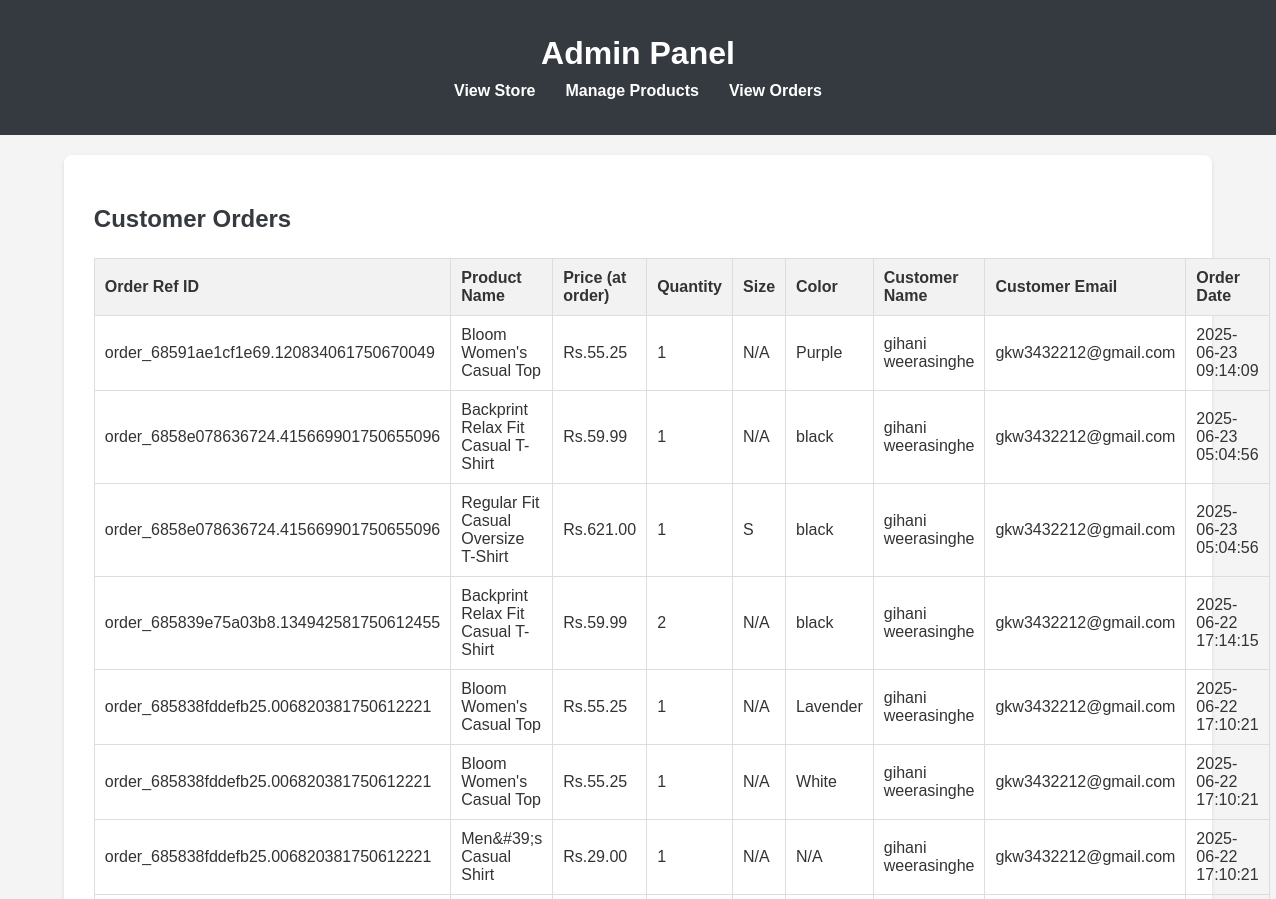
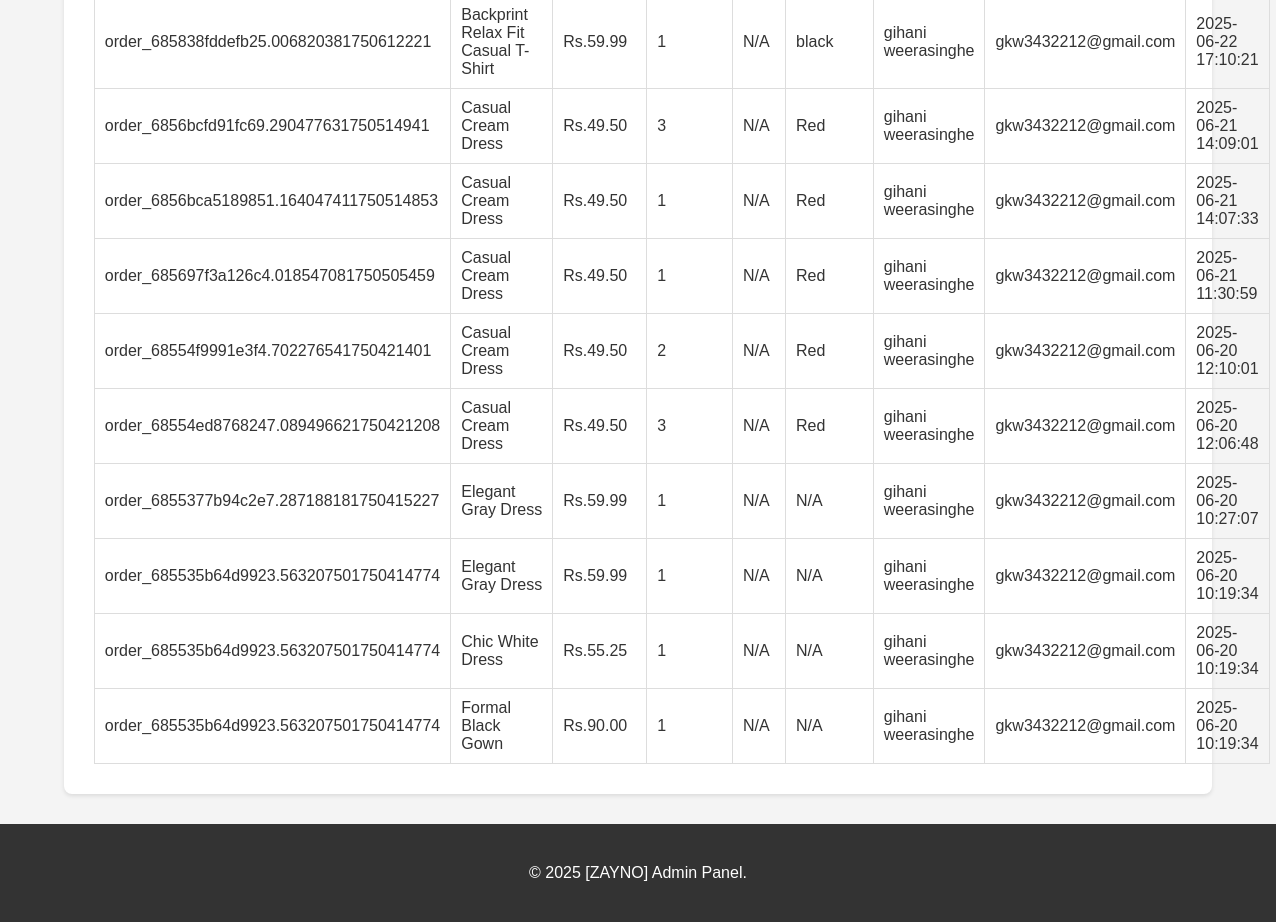
/SecondBanner_view_orders.php, run on the app's committed database (2 pictures, top to bottom).
### tables this page shows
CREATE TABLE `secondbannerorder` (
  `id` int(11) NOT NULL,
  `order_reference_id` varchar(255) NOT NULL,
  `product_id` int(11) NOT NULL,
  `product_name` varchar(255) NOT NULL,
  `product_price` decimal(10,2) NOT NULL,
  `quantity` int(11) NOT NULL,
  `customer_name` varchar(255) NOT NULL,
  `customer_email` varchar(255) NOT NULL,
  `order_date` timestamp NOT NULL DEFAULT current_timestamp(),
  `selected_size` varchar(50) DEFAULT NULL,
  `selected_color` varchar(50) DEFAULT NULL
);

### SecondBanner_view_orders.php (the view, shortened to what this page needs)
<?php
include 'SecondBanner_config.php';
?>
<!DOCTYPE html>
<html lang="en">
<head>
    <link rel="stylesheet" href="SecondBanner.css">
</head>
<body>
    <header>
        <div class="container">
            <h1>Admin Panel</h1>
            <nav>
                <ul>
                    <li><a href="SecondBanner_index.php">View Store</a></li>
                    <li><a href="SecondBanner_admin.php">Manage Products</a></li>
                    <li><a href="SecondBanner_view_orders.php">View Orders</a></li>
                </ul>
            </nav>
        </div>
    </header>
    <main class="container">
        <section class="admin-panel">
            <h2>Customer Orders</h2>
            <table class="admin-table">
                <thead>
                    <tr>
                        <th>Order Ref ID</th>
                        <th>Product Name</th>
                        <th>Price (at order)</th>
                        <th>Quantity</th>
                        <th>Size</th>
                        <th>Color</th>
                        <th>Customer Name</th>
                        <th>Customer Email</th>
                        <th>Order Date</th>
                    </tr>
                </thead>
                <tbody>
                    <?php
                    $sql = "SELECT id, order_reference_id, product_id, product_name, product_price, quantity, customer_name, customer_email, order_date, selected_size, selected_color FROM SecondBannerOrder ORDER BY order_date DESC";
                    $result = $conn->query($sql);
                    if ($result->num_rows > 0) {
                        while($row = $result->fetch_assoc()) {
                    ?>
                        <tr>
                            <td><?php echo htmlspecialchars($row["order_reference_id"]); ?></td>
                            <td><?php echo htmlspecialchars($row["product_name"]); ?></td>
                            <td>Rs.<?php echo number_format($row["product_price"], 2); ?></td>
                            <td><?php echo htmlspecialchars($row["quantity"]); ?></td>
                            <td><?php echo htmlspecialchars($row["selected_size"] ?: 'N/A'); ?></td>
                             <td><?php echo htmlspecialchars($row["selected_color"] ?: 'N/A'); ?></td>
                            <td><?php echo htmlspecialchars($row["customer_name"]); ?></td>
                            <td><?php echo htmlspecialchars($row["customer_email"]); ?></td>
                            <td><?php echo htmlspecialchars($row["order_date"]); ?></td>
                        </tr>
                    <?php
                        }
                    } else {
                        echo "<tr><td colspan='7'>No orders found yet.</td></tr>";
                    }
                    ?>
                </tbody>
            </table>
        </section>
    </main>
    <footer>
        <div class="container">
            <p>&copy; <?php echo date("Y"); ?> [ZAYNO] Admin Panel.</p>
        </div>
    </footer>
</body>
</html>

### SecondBanner.css (style rules this page uses)
body { font-family: Arial, sans-serif; margin: 0; padding: 0; background-color: #f4f4f4; color: #333; }
.container { width: 90%; margin: 20px auto; max-width: 1200px; padding: 0 15px; }
footer { background-color: #333; color: white; padding: 20px 0; margin-top: 30px; }

### SecondBanner_view_orders.php (style rules this page uses)
header { background-color: #343a40; color: white; padding: 15px 0; text-align: center; }
header h1 { margin: 0; font-size: 2em; }
nav ul { list-style: none; padding: 0; margin: 10px 0 0; display: flex; justify-content: center; }
nav ul li { margin: 0 15px; }
nav ul li a { color: white; text-decoration: none; font-weight: bold; }
footer { background-color: #333; color: white; text-align: center; padding: 20px 0; margin-top: 30px; margin-bottom: 0; }
.admin-panel { background-color: white; padding: 30px; border-radius: 8px; box-shadow: 0 2px 4px rgba(0, 0, 0, 0.1); }
.admin-panel h2 { color: #343a40; margin-bottom: 25px; }
.admin-table { width: 100%; border-collapse: collapse; margin-top: 20px; }
.admin-table th, .admin-table td { border: 1px solid #ddd; padding: 10px; text-align: left; }
.admin-table th { background-color: #f2f2f2; font-weight: bold; }

### data on the page
secondbannerorder: order_reference "order_68591ae1cf1e69.120834061750670049", product_name "Bloom Women's Casual Top", product_price "55.25", quantity "1", selected_size "N/A", selected_color "Purple", customer_name "gihani weerasinghe", customer_email "gkw3432212@gmail.com", order_date "2025-06-23 09:14:09"
secondbannerorder: order_reference "order_6858e078636724.415669901750655096", product_name "Backprint Relax Fit Casual T-Shirt", product_price "59.99", quantity "1", selected_size "N/A", selected_color "black", customer_name "gihani weerasinghe", customer_email "gkw3432212@gmail.com", order_date "2025-06-23 05:04:56"
secondbannerorder: order_reference "order_6858e078636724.415669901750655096", product_name "Regular Fit Casual Oversize T-Shirt", product_price "621.00", quantity "1", selected_size "S", selected_color "black", customer_name "gihani weerasinghe", customer_email "gkw3432212@gmail.com", order_date "2025-06-23 05:04:56"
secondbannerorder: order_reference "order_685839e75a03b8.134942581750612455", product_name "Backprint Relax Fit Casual T-Shirt", product_price "59.99", quantity "2", selected_size "N/A", selected_color "black", customer_name "gihani weerasinghe", customer_email "gkw3432212@gmail.com", order_date "2025-06-22 17:14:15"
secondbannerorder: order_reference "order_685838fddefb25.006820381750612221", product_name "Bloom Women's Casual Top", product_price "55.25", quantity "1", selected_size "N/A", selected_color "Lavender", customer_name "gihani weerasinghe", customer_email "gkw3432212@gmail.com", order_date "2025-06-22 17:10:21"
secondbannerorder: order_reference "order_685838fddefb25.006820381750612221", product_name "Bloom Women's Casual Top", product_price "55.25", quantity "1", selected_size "N/A", selected_color "White", customer_name "gihani weerasinghe", customer_email "gkw3432212@gmail.com", order_date "2025-06-22 17:10:21"
secondbannerorder: order_reference "order_685838fddefb25.006820381750612221", product_name "Men&#39;s Casual Shirt", product_price "29.00", quantity "1", selected_size "N/A", selected_color "N/A", customer_name "gihani weerasinghe", customer_email "gkw3432212@gmail.com", order_date "2025-06-22 17:10:21"
secondbannerorder: order_reference "order_685838fddefb25.006820381750612221", product_name "Backprint Relax Fit Casual T-Shirt", product_price "59.99", quantity "1", selected_size "N/A", selected_color "black", customer_name "gihani weerasinghe", customer_email "gkw3432212@gmail.com", order_date "2025-06-22 17:10:21"
secondbannerorder: order_reference "order_6856bcfd91fc69.290477631750514941", product_name "Casual Cream Dress", product_price "49.50", quantity "3", selected_size "N/A", selected_color "Red", customer_name "gihani weerasinghe", customer_email "gkw3432212@gmail.com", order_date "2025-06-21 14:09:01"
secondbannerorder: order_reference "order_6856bca5189851.164047411750514853", product_name "Casual Cream Dress", product_price "49.50", quantity "1", selected_size "N/A", selected_color "Red", customer_name "gihani weerasinghe", customer_email "gkw3432212@gmail.com", order_date "2025-06-21 14:07:33"
secondbannerorder: order_reference "order_685697f3a126c4.018547081750505459", product_name "Casual Cream Dress", product_price "49.50", quantity "1", selected_size "N/A", selected_color "Red", customer_name "gihani weerasinghe", customer_email "gkw3432212@gmail.com", order_date "2025-06-21 11:30:59"
secondbannerorder: order_reference "order_68554f9991e3f4.702276541750421401", product_name "Casual Cream Dress", product_price "49.50", quantity "2", selected_size "N/A", selected_color "Red", customer_name "gihani weerasinghe", customer_email "gkw3432212@gmail.com", order_date "2025-06-20 12:10:01"
secondbannerorder: order_reference "order_68554ed8768247.089496621750421208", product_name "Casual Cream Dress", product_price "49.50", quantity "3", selected_size "N/A", selected_color "Red", customer_name "gihani weerasinghe", customer_email "gkw3432212@gmail.com", order_date "2025-06-20 12:06:48"
secondbannerorder: order_reference "order_6855377b94c2e7.287188181750415227", product_name "Elegant Gray Dress", product_price "59.99", quantity "1", selected_size "N/A", selected_color "N/A", customer_name "gihani weerasinghe", customer_email "gkw3432212@gmail.com", order_date "2025-06-20 10:27:07"
secondbannerorder: order_reference "order_685535b64d9923.563207501750414774", product_name "Elegant Gray Dress", product_price "59.99", quantity "1", selected_size "N/A", selected_color "N/A", customer_name "gihani weerasinghe", customer_email "gkw3432212@gmail.com", order_date "2025-06-20 10:19:34"
secondbannerorder: order_reference "order_685535b64d9923.563207501750414774", product_name "Chic White Dress", product_price "55.25", quantity "1", selected_size "N/A", selected_color "N/A", customer_name "gihani weerasinghe", customer_email "gkw3432212@gmail.com", order_date "2025-06-20 10:19:34"
secondbannerorder: order_reference "order_685535b64d9923.563207501750414774", product_name "Formal Black Gown", product_price "90.00", quantity "1", selected_size "N/A", selected_color "N/A", customer_name "gihani weerasinghe", customer_email "gkw3432212@gmail.com", order_date "2025-06-20 10:19:34"
